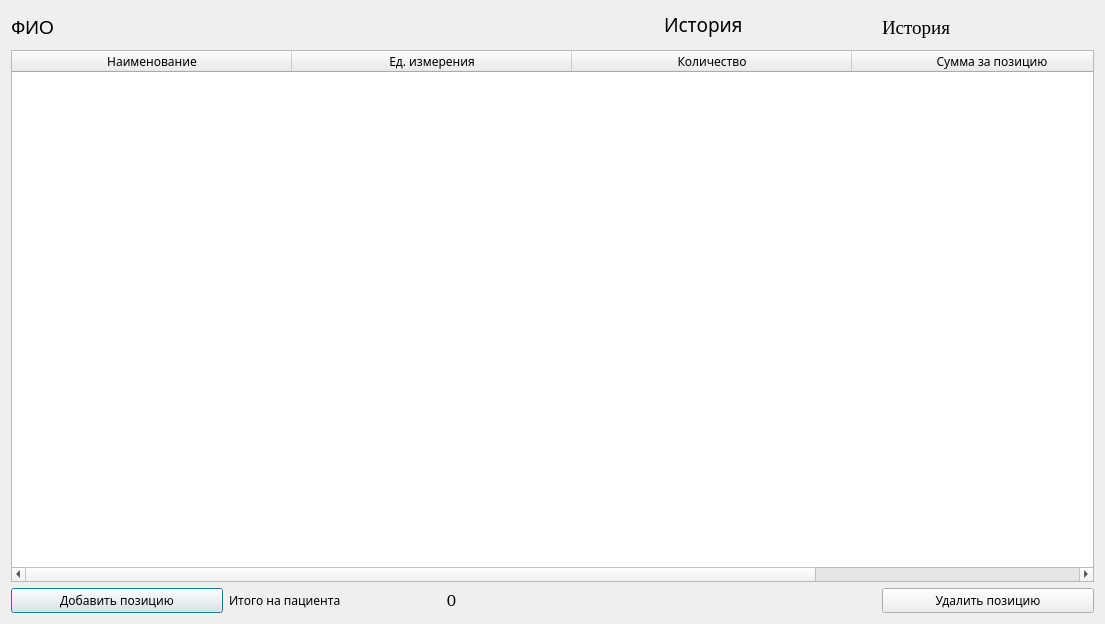
<?xml version="1.0" encoding="UTF-8"?>
<ui version="4.0">
 <class>PatientAllCosts</class>
 <widget class="QDialog" name="PatientAllCosts">
  <property name="geometry">
   <rect>
    <x>0</x>
    <y>0</y>
    <width>1105</width>
    <height>624</height>
   </rect>
  </property>
  <property name="font">
   <font>
    <family>Onyx</family>
   </font>
  </property>
  <property name="windowTitle">
   <string>Расходы на пациента</string>
  </property>
  <layout class="QGridLayout" name="gridLayout">
   <item row="2" column="0" colspan="5">
    <widget class="QTableWidget" name="tableWidget">
     <attribute name="horizontalHeaderDefaultSectionSize">
      <number>280</number>
     </attribute>
     <attribute name="horizontalHeaderMinimumSectionSize">
      <number>54</number>
     </attribute>
     <attribute name="horizontalHeaderStretchLastSection">
      <bool>true</bool>
     </attribute>
     <column>
      <property name="text">
       <string>Наименование</string>
      </property>
     </column>
     <column>
      <property name="text">
       <string>Ед. измерения</string>
      </property>
     </column>
     <column>
      <property name="text">
       <string>Количество</string>
      </property>
     </column>
     <column>
      <property name="text">
       <string>Сумма за позицию</string>
      </property>
     </column>
    </widget>
   </item>
   <item row="3" column="0">
    <widget class="QPushButton" name="pushButton">
     <property name="text">
      <string>Добавить позицию</string>
     </property>
    </widget>
   </item>
   <item row="0" column="4" rowspan="2">
    <layout class="QHBoxLayout" name="horizontalLayout">
     <item>
      <layout class="QHBoxLayout" name="horizontalLayout_2">
       <item>
        <widget class="QLabel" name="label_2">
         <property name="font">
          <font>
           <family>Times New Roman</family>
           <pointsize>14</pointsize>
          </font>
         </property>
         <property name="text">
          <string>История</string>
         </property>
        </widget>
       </item>
      </layout>
     </item>
    </layout>
   </item>
   <item row="0" column="0" rowspan="2" colspan="3">
    <widget class="QLabel" name="label">
     <property name="font">
      <font>
       <family>Arial</family>
       <pointsize>14</pointsize>
      </font>
     </property>
     <property name="midLineWidth">
      <number>5</number>
     </property>
     <property name="text">
      <string>ФИО</string>
     </property>
    </widget>
   </item>
   <item row="3" column="4">
    <widget class="QPushButton" name="pushButton_2">
     <property name="text">
      <string>Удалить позицию</string>
     </property>
    </widget>
   </item>
   <item row="3" column="2">
    <widget class="QLabel" name="label_4">
     <property name="font">
      <font>
       <family>Cambria</family>
       <pointsize>13</pointsize>
       <italic>false</italic>
      </font>
     </property>
     <property name="text">
      <string>0</string>
     </property>
    </widget>
   </item>
   <item row="3" column="1">
    <widget class="QLabel" name="label_3">
     <property name="text">
      <string>Итого на пациента</string>
     </property>
    </widget>
   </item>
   <item row="0" column="3">
    <widget class="QLabel" name="label_5">
     <property name="font">
      <font>
       <family>Trebuchet MS</family>
       <pointsize>14</pointsize>
      </font>
     </property>
     <property name="text">
      <string>История</string>
     </property>
    </widget>
   </item>
  </layout>
 </widget>
 <resources/>
 <connections/>
</ui>
